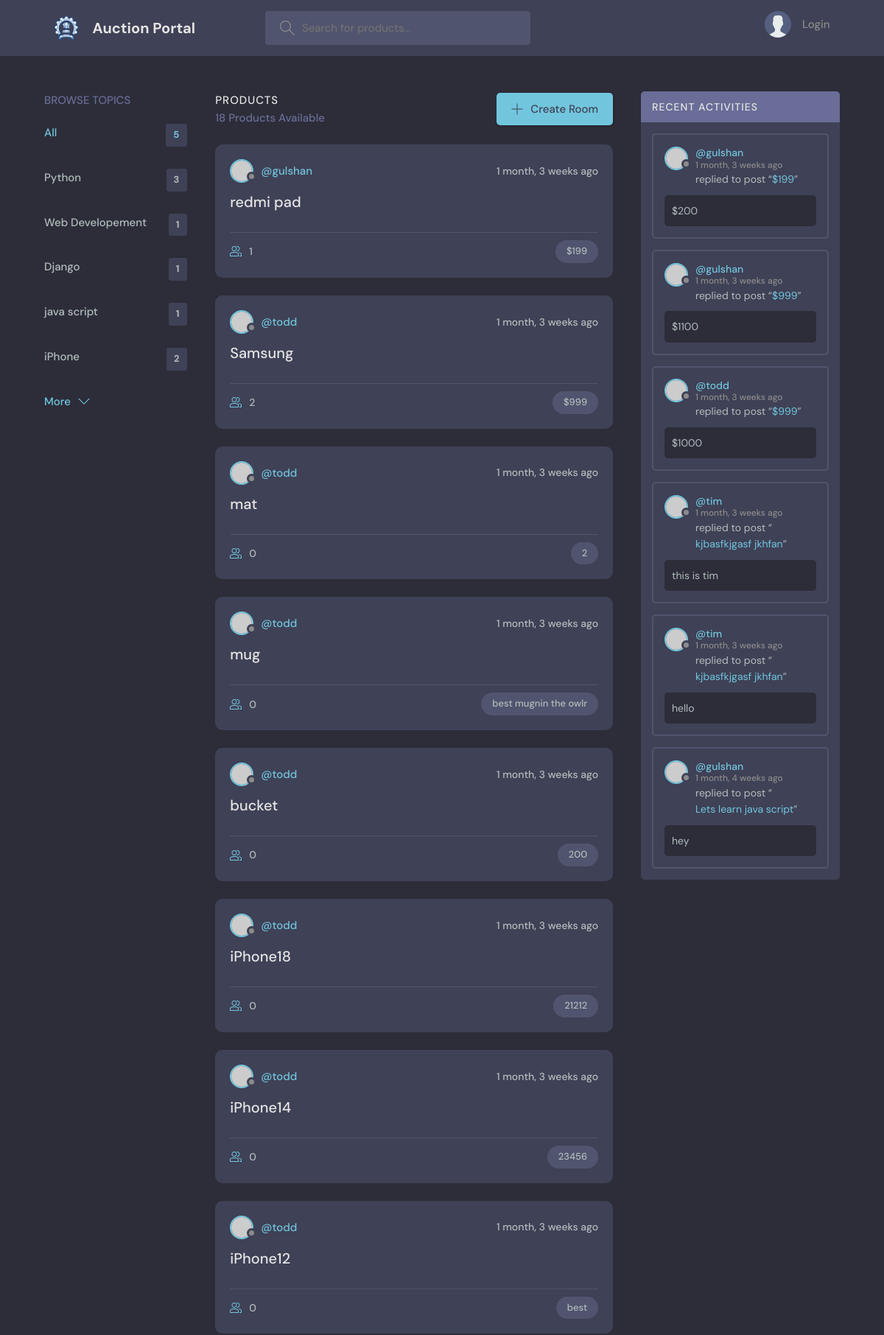
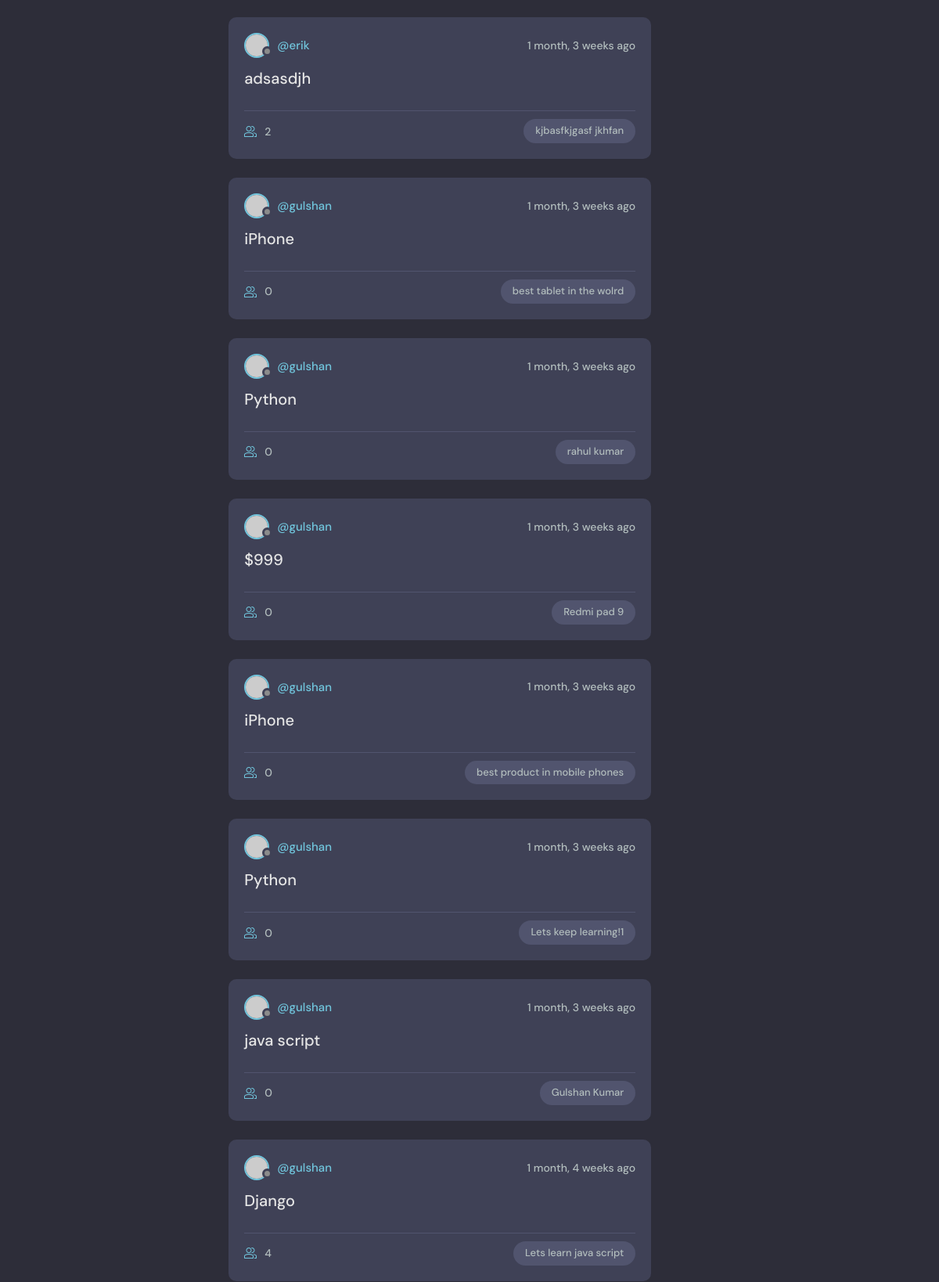
The page / (upper part) on the database its author committed (2 pictures, top to bottom).
### base/models.py (models this page shows, shortened)
class Topic(models.Model):
    name = models.CharField(max_length=200)

class Room(models.Model):
    host = topic = models.ForeignKey(User,on_delete=models.SET_NULL, null=True)
    topic = models.ForeignKey(Topic,on_delete=models.SET_NULL, null=True)
    name = models.CharField(max_length=200)
    description = models.TextField(null=True,blank=True)
    participants = models.ManyToManyField(User, related_name='partcipants', blank=True)
    updated = models.DateTimeField(auto_now=True)
    created = models.DateTimeField(auto_now_add=True)
    class Meta:
        ordering=['-updated','-created']
    def __str__(self):
        return self.name

class Message(models.Model):
    user = models.ForeignKey(User,on_delete=models.CASCADE)
    room = models.ForeignKey(Room, on_delete=models.CASCADE)
    body = models.TextField()
    updated = models.DateTimeField(auto_now=True)
    created = models.DateTimeField(auto_now_add=True)
    class Meta:
        ordering=['-updated','-created']

### base/views.py (the view)
# urls.py: path('',views.home , name="home"),
def home(request):
    q= request.GET.get('q') if request.GET.get('q')!=None else ''
    rooms = Room.objects.filter(
        Q(topic__name__contains=q) |
        Q(name__icontains=q) |
        Q(description__icontains=q)
        )
    topics = Topic.objects.all()[0:5]
    room_count = rooms.count()
    room_messages = Message.objects.filter(Q(room__topic__name__icontains=q))
    context = {'rooms' : rooms, 'topics':topics , 'room_count': room_count, 'room_messages':room_messages}
    return render(request,'base/home.html' , context)

### base/templates/base/home.html (shortened to what this page needs)
{% extends 'main.html' %}
{% block content %}
    <main class="layout layout--3">
      <div class="container">
        {% include 'base/topics_component.html' %}
        <div class="roomList">
          <div class="roomList__header">
            <div>
              <h2>Products</h2>
              <p>{{room_count}} Products Available</p>
            </div>
            <a class="btn btn--main" href="{% url 'create-room' %}">
              <svg version="1.1" xmlns="http://www.w3.org/2000/svg" width="32" height="32" viewBox="0 0 32 32">
                <title>add</title>
                <path
                  d="M16.943 0.943h-1.885v14.115h-14.115v1.885h14.115v14.115h1.885v-14.115h14.115v-1.885h-14.115v-14.115z"
                ></path>
              </svg>
              Create Room
            </a>
          </div>
         {% include 'base/feed_component.html' %}
        </div>
        {% include 'base/activity_component.html' %}
      </div>
    </main>
{% endblock content %}

### base/templates/base/topics_component.html
<div class="topics">
  <div class="topics__header">
    <h2>Browse Topics</h2>
  </div>
  <ul class="topics__list">
    <li>
      <a href="{% url 'home' %}" class="active">All <span>{{topics.count}}</span></a>
    </li>
    {% for topic in topics %}
    <li>
      <a href="{% url 'home' %}?q={{topic.name}}">{{topic.name}} <span>{{topic.room_set.all.count}}</span></a>
    </li>
    {% endfor %}
  </ul>
  <a class="btn btn--link" href="{% url 'topics' %}">
    More
    <svg version="1.1" xmlns="http://www.w3.org/2000/svg" width="32" height="32" viewBox="0 0 32 32">
      <title>chevron-down</title>
      <path d="M16 21l-13-13h-3l16 16 16-16h-3l-13 13z"></path>
    </svg>
  </a>
</div>

### base/templates/base/feed_component.html (shortened to what this page needs)
{% for room in rooms %}
<div class="roomListRoom">
  <div class="roomListRoom__header">
    <a href="{% url 'user-profile' room.host.id %}" class="roomListRoom__author">
      <div class="avatar avatar--small">
        <img src="https://randomuser.me/api/portraits/women/11.jpg" />
      </div>
      <span>@{{room.host.username}}</span>
    </a>
    <div class="roomListRoom__actions">
      <span>{{room.created|timesince}} ago</span>
    </div>
  </div>
  <div class="roomListRoom__content">
    <a href="{% url 'room' room.id %}">{{room.topic.name}}</a>
  </div>
  <div class="roomListRoom__meta">
    <a href="{% url 'room' room.id %}" class="roomListRoom__joined">
      {{room.participants.all.count}}
    </a>
    <p class="roomListRoom__topic">{{room.name}}</p>
  </div>
</div>
{% endfor %}

### base/templates/base/activity_component.html (shortened to what this page needs)
<div class="activities">
  <div class="activities__header">
    <h2>Recent Activities</h2>
  </div>
  {% for message in room_messages %}
  <div class="activities__box">
    <div class="activities__boxHeader roomListRoom__header">
      <a href="{% url 'user-profile' message.user.id %}" class="roomListRoom__author">
        <div class="avatar avatar--small">
          <img src="https://randomuser.me/api/portraits/women/11.jpg" />
        </div>
        <p>
          @{{message.user}}
          <span>{{message.created|timesince}} ago</span>
        </p>
      </a>
    </div>
    <div class="activities__boxContent">
      <p>replied to post “<a href="{%url 'room' message.room.id %}">{{message.room}}</a>”</p>
      <div class="activities__boxRoomContent">
        {{message.body}}
      </div>
    </div>
  </div>
  {% endfor %}
</div>

### rows shown on the page
Topic: name "Python", room_set.all.count "3"
Topic: name "Web Developement", room_set.all.count "1"
Topic: name "Django", room_set.all.count "1"
Topic: name "java script", room_set.all.count "1"
Topic: name "iPhone", room_set.all.count "2"
Room: host.username "gulshan", created "1 month, 3 weeks", topic.name "redmi pad", participants.all.count "1", name "$199"
Room: host.username "todd", created "1 month, 3 weeks", topic.name "Samsung", participants.all.count "2", name "$999"
Room: host.username "todd", created "1 month, 3 weeks", topic.name "mat", participants.all.count "0", name "2"
Room: host.username "todd", created "1 month, 3 weeks", topic.name "mug", participants.all.count "0", name "best mugnin the owlr"
Room: host.username "todd", created "1 month, 3 weeks", topic.name "bucket", participants.all.count "0", name "200"
Room: host.username "todd", created "1 month, 3 weeks", topic.name "iPhone18", participants.all.count "0", name "21212"
Room: host.username "todd", created "1 month, 3 weeks", topic.name "iPhone14", participants.all.count "0", name "23456"
Room: host.username "todd", created "1 month, 3 weeks", topic.name "iPhone12", participants.all.count "0", name "best"
Room: host.username "erik", created "1 month, 3 weeks", topic.name "adsasdjh", participants.all.count "2", name "kjbasfkjgasf jkhfan"
Room: host.username "gulshan", created "1 month, 3 weeks", topic.name "iPhone", participants.all.count "0", name "best tablet in the wolrd"
Room: host.username "gulshan", created "1 month, 3 weeks", topic.name "Python", participants.all.count "0", name "rahul kumar"
Room: host.username "gulshan", created "1 month, 3 weeks", topic.name "$999", participants.all.count "0", name "Redmi pad 9"
Room: host.username "gulshan", created "1 month, 3 weeks", topic.name "iPhone", participants.all.count "0", name "best product in mobile phones"
Room: host.username "gulshan", created "1 month, 3 weeks", topic.name "Python", participants.all.count "0", name "Lets keep learning!1"
Room: host.username "gulshan", created "1 month, 3 weeks", topic.name "java script", participants.all.count "0", name "Gulshan Kumar"
Room: host.username "gulshan", created "1 month, 4 weeks", topic.name "Django", participants.all.count "4", name "Lets learn java script"
Message: user "gulshan", created "1 month, 3 weeks", room "$199", body "$200"
Message: user "gulshan", created "1 month, 3 weeks", room "$999", body "$1100"
Message: user "todd", created "1 month, 3 weeks", room "$999", body "$1000"
Message: user "tim", created "1 month, 3 weeks", room "kjbasfkjgasf jkhfan", body "this is tim"
Message: user "tim", created "1 month, 3 weeks", room "kjbasfkjgasf jkhfan", body "hello"
Message: user "gulshan", created "1 month, 4 weeks", room "Lets learn java script", body "hey"

### other values the page prints
{{ topics.count }} "5"
{{ room_count }} "18"
